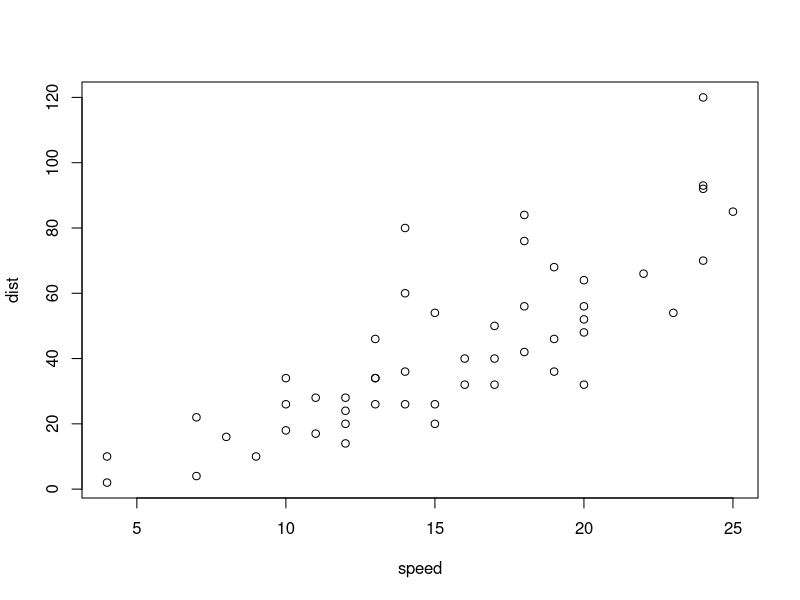
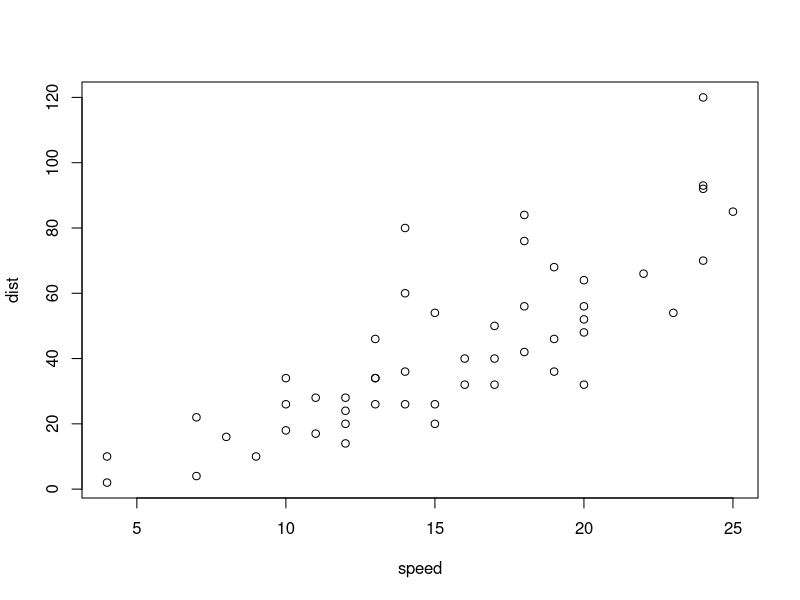
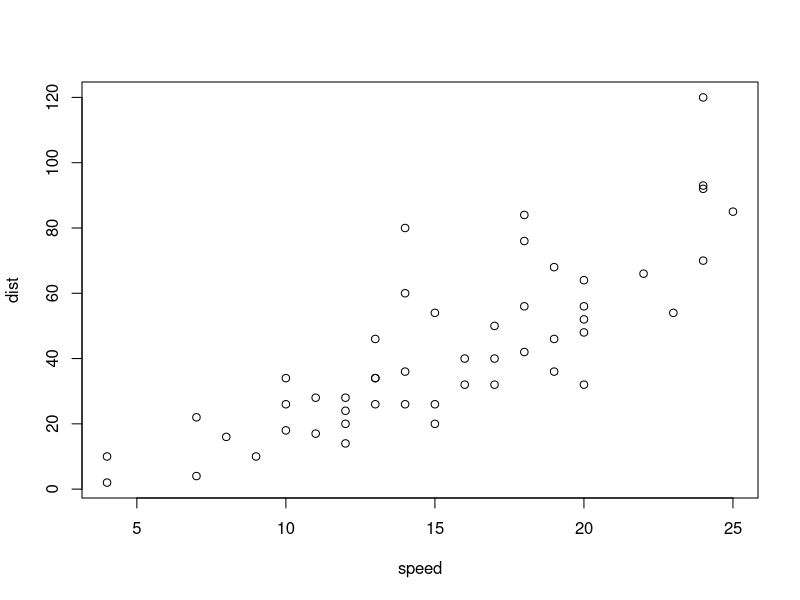
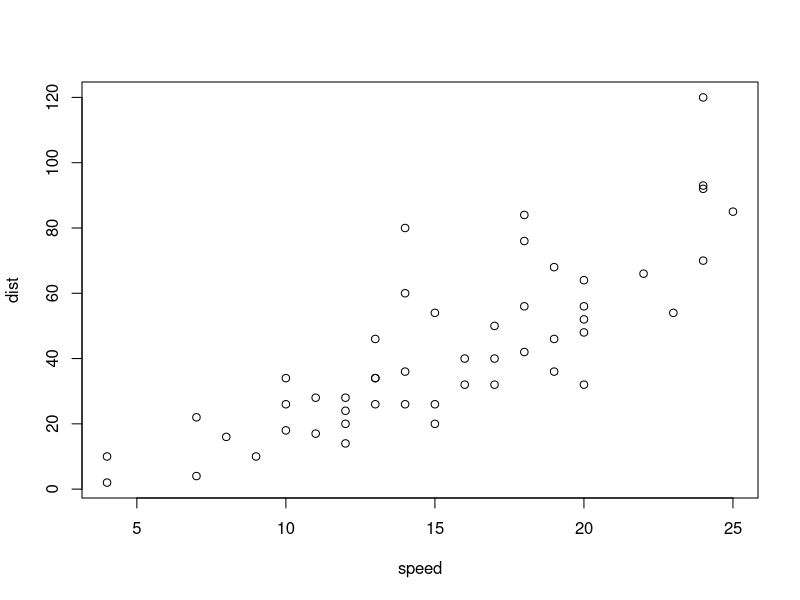

Here is the R script that generated these plots, in order:
## ---- chunk 1
summary(cars)
## ---- chunk 2
summary(cars)
## ---- chunk 3
plot(cars)
## ---- chunk 4
summary(cars)
## ---- chunk 5
plot(cars)
## ---- chunk 6
summary(cars)
## ---- chunk 7
summary(cars)
## ---- chunk 8
summary(cars)
## ---- chunk 9
plot(cars)
## ---- chunk 10
summary(cars)
## ---- chunk 11
plot(cars)
